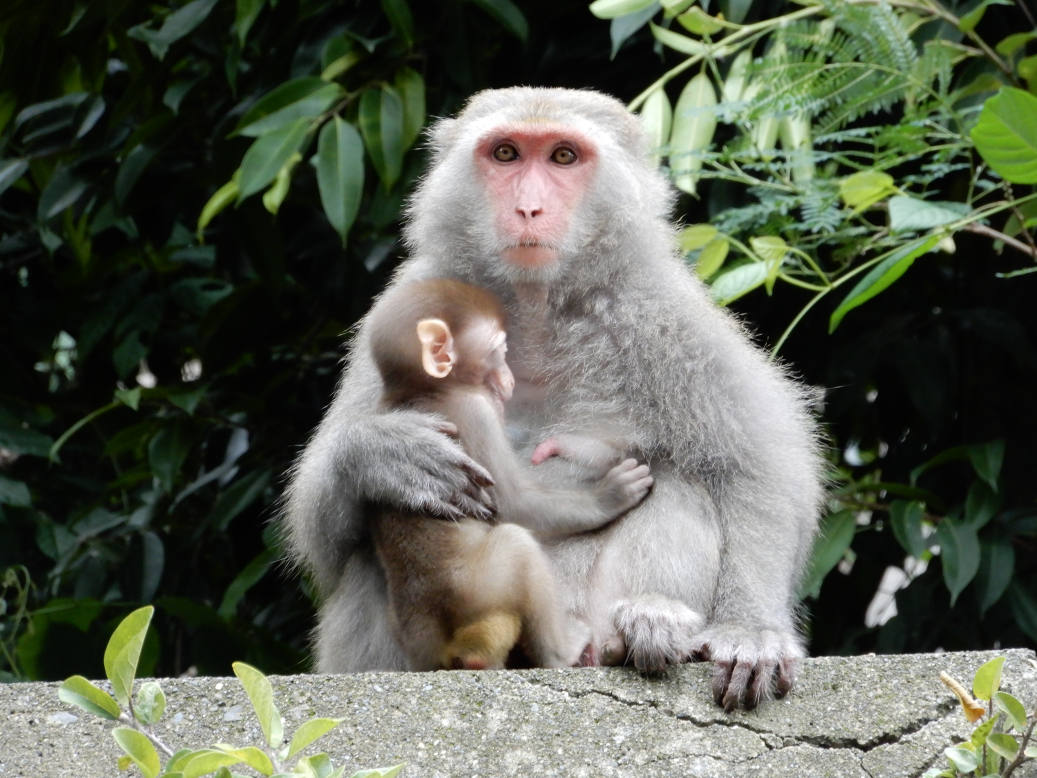
#> input picture Monkey.jpg, 5184 x 3888 px, found by its file name (shown at 1/5 size)
$ python 'Graph_Experiment_FT_phase swap_filter.py'
#> lines starting #> are read from the running program, lines starting #| are printed output that depends on the picture
import cv2
import matplotlib.pyplot as plt
import numpy as np

imag1 = cv2.imread('Monkey.jpg')
#> imag1 is the input picture: shape (3888, 5184, 3); mean B, G, R 84.2, 97.4, 92.5
imag2 = cv2.imread('Cat.jpg')
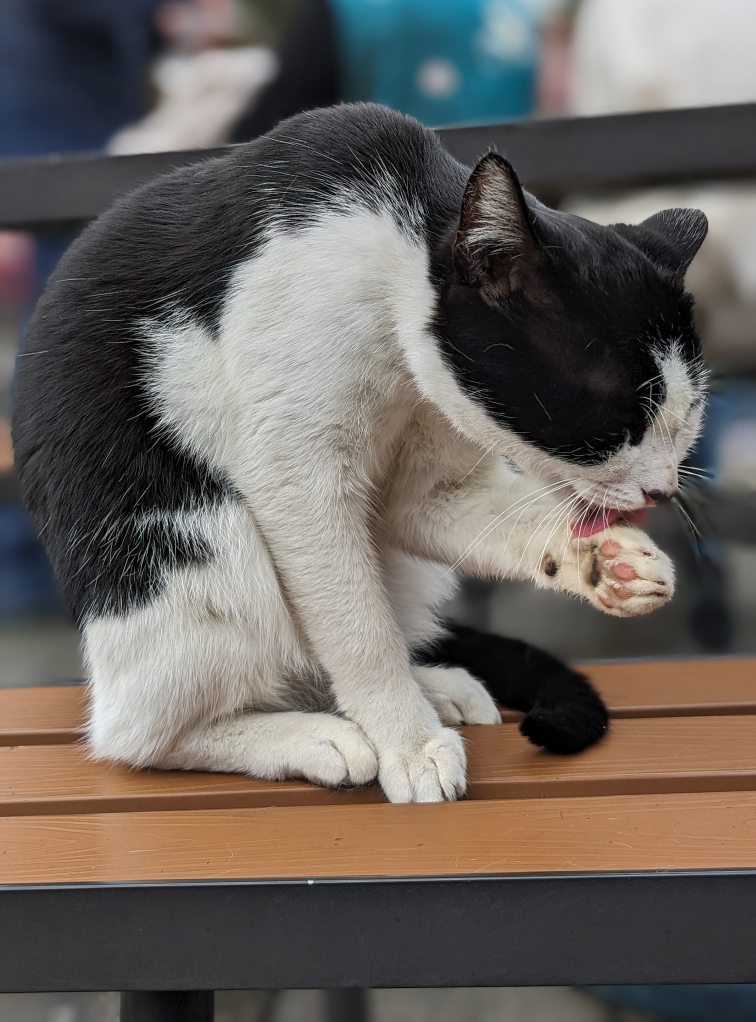
#> input picture Cat.jpg, 2268 x 3064 px, found by its file name (shown at 1/3 size)
#> imag2 is the input picture: shape (3064, 2268, 3); mean B, G, R 94, 98.9, 104.9

imag1 = cv2.resize(imag1, (1000, 1000))
#> imag1: shape (1000, 1000, 3)
imag2 = cv2.resize(imag2, (1000, 1000))
#> imag2: shape (1000, 1000, 3)

b1, g1, r1 = cv2.split(imag1)
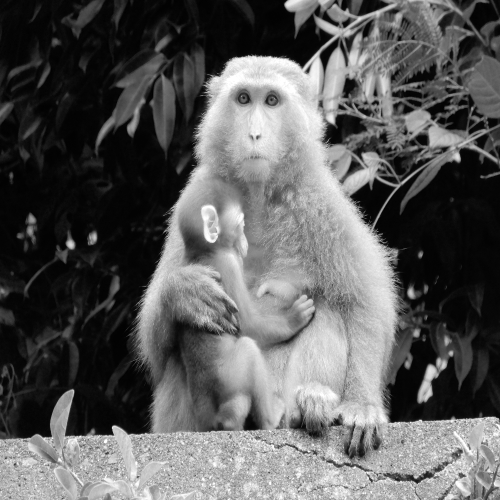
#> r1: shape (1000, 1000) (shown at 1/2 size); min 0, max 255, mean 92.3
b2, g2, r2 = cv2.split(imag2)
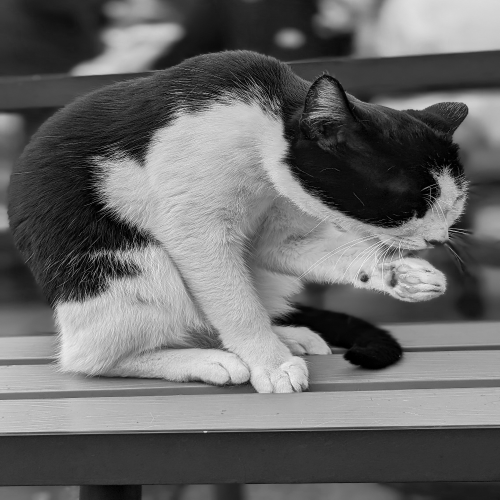
#> r2: shape (1000, 1000) (shown at 1/2 size); min 0, max 255, mean 104.8

fr1 = np.fft.fft2(r1)
fb1 = np.fft.fft2(b1)
fg1 = np.fft.fft2(g1)

fr2 = np.fft.fft2(r2)
fb2 = np.fft.fft2(b2)
fg2 = np.fft.fft2(g2)

ampr1 = np.abs(fr1)
ampg1 = np.abs(fg1)
ampb1 = np.abs(fb1)

phase_r1 = np.angle(fr1)
phase_g1 = np.angle(fg1)
phase_b1 = np.angle(fb1)

phase_r2 = np.angle(fr2)
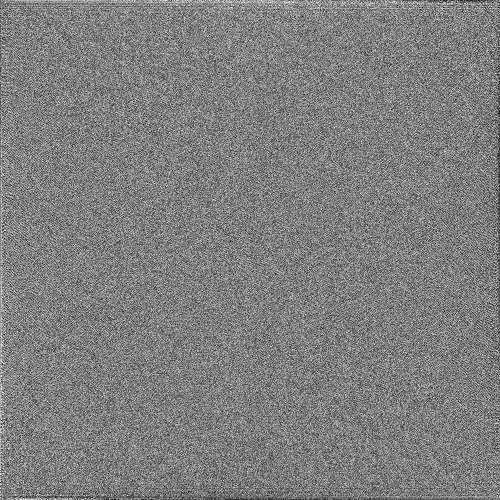
#> phase_r2: shape (1000, 1000) float64 (shown at 1/2 size); min -3.14, max 3.14, mean -3.14e-06; drawn with min black and max white
phase_g2 = np.angle(fg2)
phase_b2 = np.angle(fb2)

# =====================================
# Partial Phase Mask
# =====================================

cutoff = 0.04

u, v = np.meshgrid(
    np.fft.fftfreq(1000),
    np.fft.fftfreq(1000)
)

M = (np.sqrt(u**2 + v**2) < cutoff).astype(float)

# =====================================
# Partial Phase Swap
# =====================================

mix_r = ampr1 * np.exp(1j * ((1-M)*phase_r1 + M*phase_r2))
mix_g = ampg1 * np.exp(1j * ((1-M)*phase_g1 + M*phase_g2))
mix_b = ampb1 * np.exp(1j * ((1-M)*phase_b1 + M*phase_b2))

img_r_new = np.fft.ifft2(mix_r).real
img_g_new = np.fft.ifft2(mix_g).real
img_b_new = np.fft.ifft2(mix_b).real
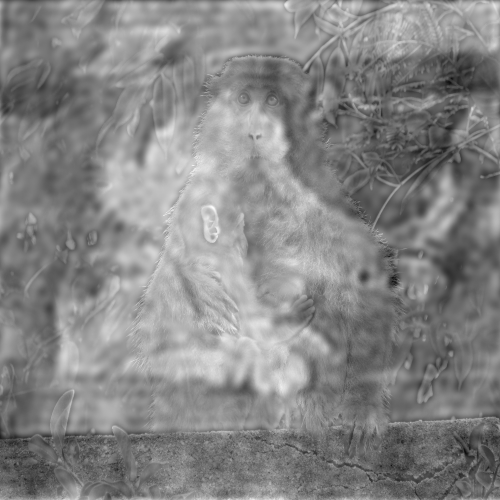
#> img_b_new: shape (1000, 1000) float64 (shown at 1/2 size); min -218, max 358.9, mean 84.1; drawn with min black and max white

img_combined = cv2.merge([
    img_b_new,
    img_g_new,
    img_r_new
])

img_combined = np.uint8(np.clip(img_combined, 0, 255))
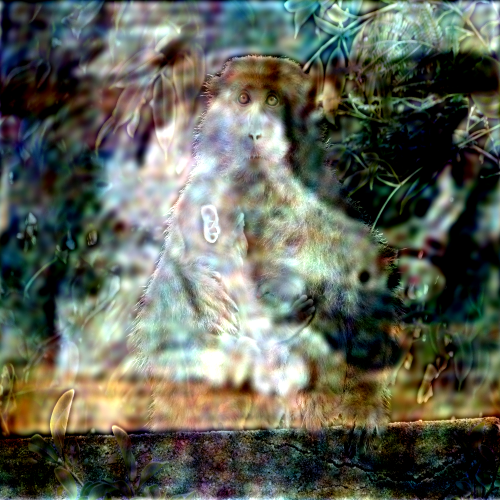
#> img_combined: shape (1000, 1000, 3) (shown at 1/2 size); mean of channels 0, 1, 2 87.9, 99.8, 95.9; drawn as B, G, R
img_combined_rgb = cv2.cvtColor(img_combined, cv2.COLOR_BGR2RGB)

# =====================================
# Display
# =====================================

plt.figure(figsize=(15, 5))

plt.subplot(131)
plt.imshow(cv2.cvtColor(imag1, cv2.COLOR_BGR2RGB))
plt.title('Original A - Monkey')
plt.axis('off')

plt.subplot(132)
plt.imshow(cv2.cvtColor(imag2, cv2.COLOR_BGR2RGB))
plt.title('Original B - Cat')
plt.axis('off')

plt.subplot(133)
plt.imshow(img_combined_rgb)
plt.title(f'Partial Phase Swap (cutoff = {cutoff})')
plt.axis('off')

plt.tight_layout()
plt.show()
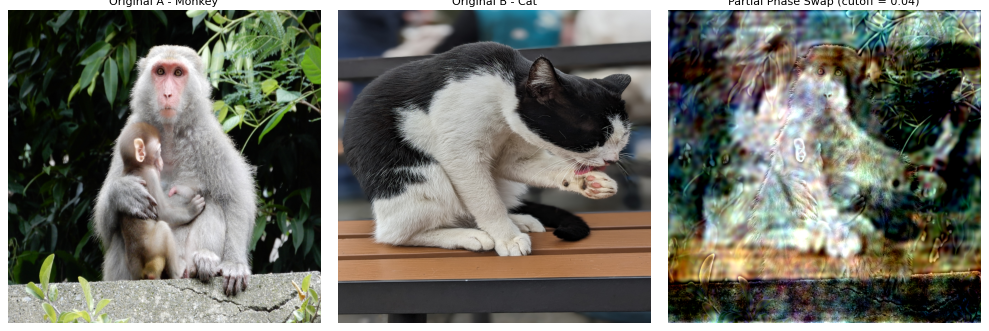
#> figure drawn by matplotlib, 3 panels
